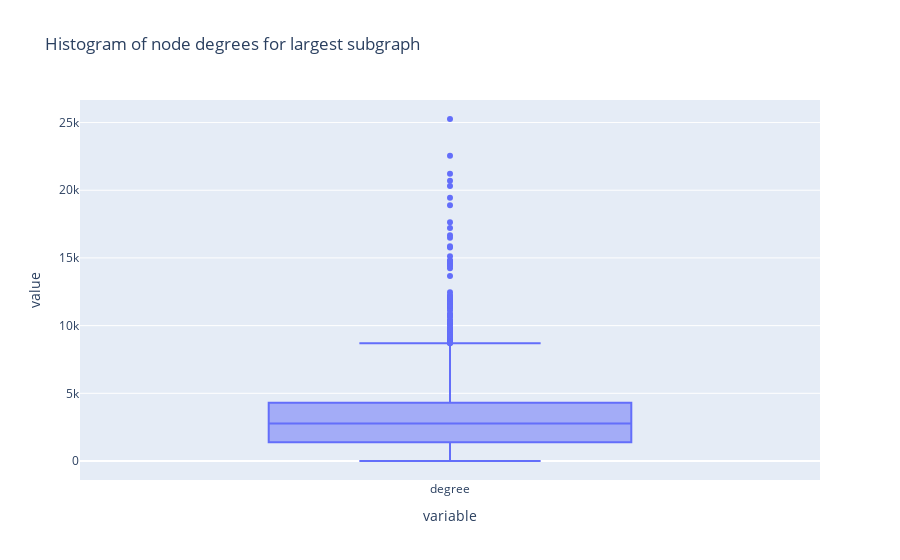

The cell this chart's notebook holds for it:
### Code cell
fig = px.box(degree_distribution_df["degree"],
             title="")
fig.show()

### Figure 1 — Plotly figure (JSON) as saved in the notebook; plotly's stock layout.template omitted (floating-point values rounded to 4 significant figures; data arrays with more than 128 entries replaced by an {"elided": "..."} marker saying what was removed)
{"data": [{"alignmentgroup": "True", "hovertemplate": "variable=%{x}<br>value=%{y}<extra></extra>", "legendgroup": "", "marker": {"color": "#636efa"}, "name": "", "notched": false, "offsetgroup": "", "orientation": "v", "showlegend": false, "type": "box", "x": {"elided": "5521 str values"}, "x0": " ", "xaxis": "x", "y": {"elided": "5521 int values"}, "y0": " ", "yaxis": "y"}], "layout": {"boxmode": "group", "legend": {"tracegroupgap": 0}, "title": {"text": "Histogram of node degrees for largest subgraph"}, "xaxis": {"anchor": "y", "domain": [0, 1], "title": {"text": "variable"}}, "yaxis": {"anchor": "x", "domain": [0, 1], "title": {"text": "value"}}}}
